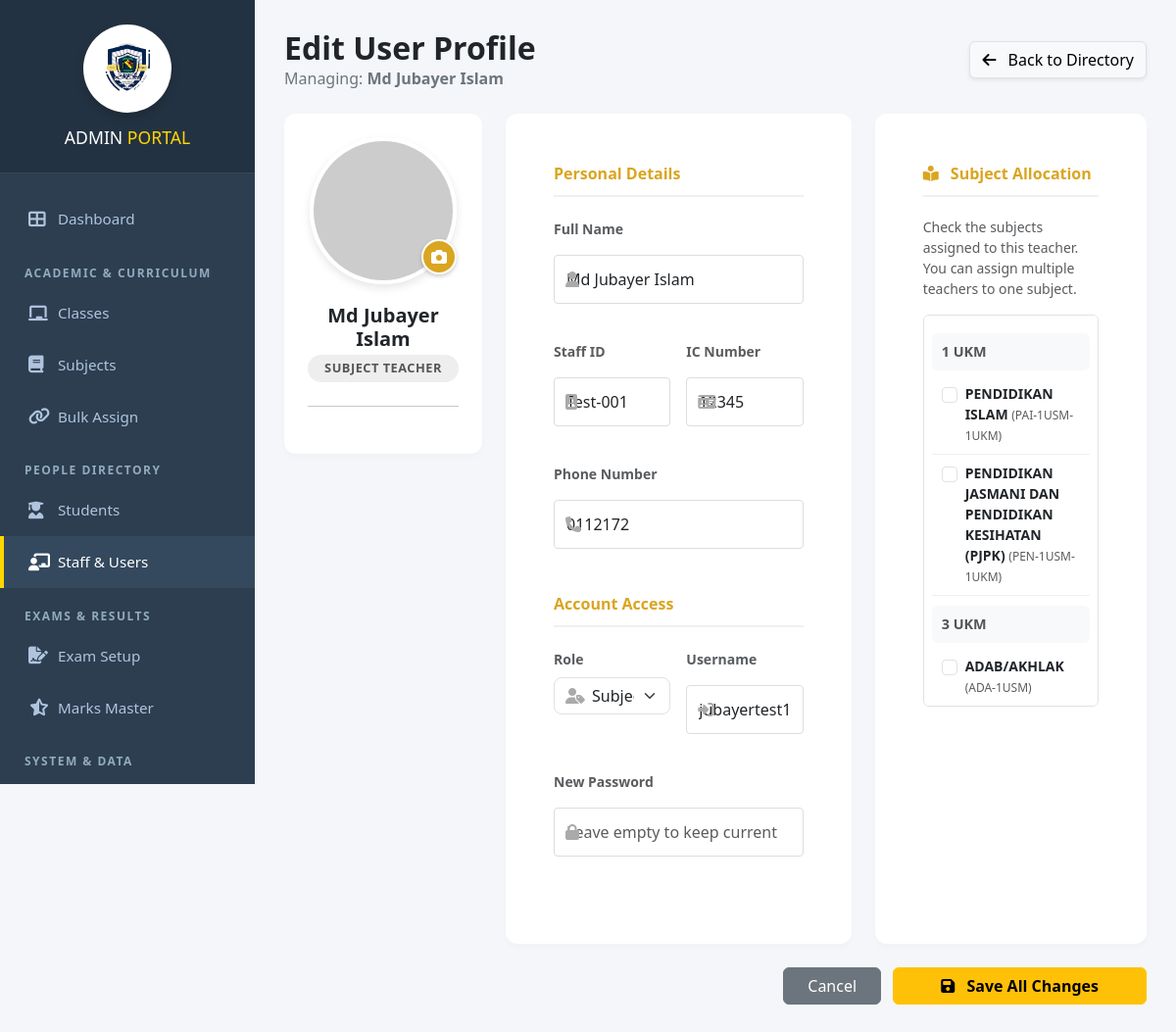
The page /admin/edit_user.php?user_id=51 (signed in) on the database its author committed.
### tables this page shows
CREATE TABLE `users` (
  `user_id` int(11) NOT NULL,
  `username` varchar(50) NOT NULL,
  `password` varchar(255) NOT NULL,
  `full_name` varchar(100) NOT NULL,
  `role` enum('admin','class_teacher','subject_teacher') NOT NULL,
  `created_at` timestamp NULL DEFAULT current_timestamp(),
  `avatar` varchar(255) DEFAULT NULL,
  `ic_no` varchar(50) DEFAULT NULL,
  `teacher_id_no` varchar(50) DEFAULT NULL,
  `phone` varchar(20) DEFAULT NULL,
  `teaching_subjects` text DEFAULT NULL
);

CREATE TABLE `subjects` (
  `subject_id` int(11) NOT NULL,
  `subject_name` varchar(100) NOT NULL,
  `subject_code` varchar(20) DEFAULT NULL,
  `class_id` int(11) DEFAULT NULL
);

### admin/edit_user.php (the view, shortened to what this page needs)
<?php
include '../config/db.php';
include 'includes/header.php';
$uid = $_GET['user_id'];
$user = $conn->query("SELECT * FROM users WHERE user_id = $uid")->fetch_assoc();
$all_subjects_sql = "SELECT s.subject_id, s.subject_name, s.subject_code, c.class_name
                     FROM subjects s
                     JOIN classes c ON s.class_id = c.class_id
                     ORDER BY c.year DESC, c.class_name ASC, s.subject_name ASC";
$all_subjects_res = $conn->query($all_subjects_sql);
$subjects_by_class = [];
while($row = $all_subjects_res->fetch_assoc()){
    $subjects_by_class[$row['class_name']][] = $row;
}
$my_assigned_ids = [];
?>
<link href="https://cdn.jsdelivr.net/npm/bootstrap@5.3.0/dist/css/bootstrap.min.css" rel="stylesheet">
<link href="https://cdnjs.cloudflare.com/ajax/libs/font-awesome/6.4.0/css/all.min.css" rel="stylesheet">
<div class="wrapper">
    <?php include 'includes/sidebar.php'; ?>
    <div class="main-content">
        <div class="container-fluid">
            <div class="d-flex justify-content-between align-items-center mb-4">
                <div>
                    <h2 class="fw-bold text-dark mb-0">Edit User Profile</h2>
                    <p class="text-secondary mb-0">Managing: <strong><?php echo $user['full_name']; ?></strong></p>
                </div>
                <a href="manage_users.php" class="btn btn-light border shadow-sm">
                    <i class="fas fa-arrow-left me-2"></i> Back to Directory
                </a>
            </div>
            <form method="POST" enctype="multipart/form-data" autocomplete="off">
                <div class="row g-4">
                    <div class="col-lg-3">
                        <div class="card edit-card text-center p-4">
                            <div class="avatar-upload">
                                <div class="avatar-preview">
                                    <?php $img = $user['avatar'] ? "../uploads/" . $user['avatar'] : "https://ui-avatars.com/api/?name=" . $user['full_name'] . "&background=random"; ?>
                                    <img id="imagePreview" src="<?php echo $img; ?>">
                                </div>
                                <div class="avatar-edit">
                                    <label for="imageUpload"><i class="fas fa-camera"></i></label>
                                </div>
                            </div>
                            <h5 class="fw-bold mb-1"><?php echo $user['full_name']; ?></h5>
                            <span class="role-badge"><?php echo strtoupper(str_replace('_', ' ', $user['role'])); ?></span>
                            <hr class="my-4">
                        </div>
                    </div>
                    <div class="col-lg-5">
                        <div class="card edit-card h-100">
                            <div class="card-body p-4">
                                <div class="section-title">Personal Details</div>
                                <div class="row g-3 mb-4">
                                    <div class="col-12">
                                        <label class="form-label fw-bold small text-muted">Full Name</label>
                                        <div class="input-icon">
                                            <i class="fas fa-user"></i>
                                            <input type="text" name="full_name" class="form-control" value="<?php echo $user['full_name']; ?>" required>
                                        </div>
                                    </div>
                                    <div class="col-md-6">
                                        <label class="form-label fw-bold small text-muted">Staff ID</label>
                                        <div class="input-icon">
                                            <i class="fas fa-id-badge"></i>
                                            <input type="text" name="teacher_id_no" class="form-control" value="<?php echo $user['teacher_id_no']; ?>">
                                        </div>
                                    </div>
                                    <div class="col-md-6">
                                        <label class="form-label fw-bold small text-muted">IC Number</label>
                                        <div class="input-icon">
                                            <i class="fas fa-id-card"></i>
                                            <input type="text" name="ic_no" class="form-control" value="<?php echo $user['ic_no']; ?>">
                                        </div>
                                    </div>
                                    <div class="col-12">
                                        <label class="form-label fw-bold small text-muted">Phone Number</label>
                                        <div class="input-icon">
                                            <i class="fas fa-phone"></i>
                                            <input type="text" name="phone" class="form-control" value="<?php echo $user['phone']; ?>">
                                        </div>
                                    </div>
                                </div>
                                <div class="section-title">Account Access</div>
                                <div class="row g-3">
                                    <div class="col-md-6">
                                        <label class="form-label fw-bold small text-muted">Role</label>
                                        <div class="input-icon">
                                            <i class="fas fa-user-tag"></i>
                                            <select name="role" class="form-select">
                                                <option value="subject_teacher" <?php echo ($user['role'] == 'subject_teacher') ? 'selected' : ''; ?>>Subject Teacher</option>
                                            </select>
                                        </div>
                                    </div>
                                    <div class="col-md-6">
                                        <label class="form-label fw-bold small text-muted">Username</label>
                                        <div class="input-icon">
                                            <i class="fas fa-sign-in-alt"></i>
                                            <input type="text" name="username" class="form-control" value="<?php echo $user['username']; ?>" required>
                                        </div>
                                    </div>
                                    <div class="col-12">
                                        <label class="form-label fw-bold small text-muted">New Password</label>
                                        <div class="input-icon">
                                            <i class="fas fa-lock"></i>
                                            <input type="password" name="password" class="form-control" placeholder="Leave empty to keep current">
                                        </div>
                                    </div>
                                </div>
                            </div>
                        </div>
                    </div>
                    <div class="col-lg-4">
                        <div class="card edit-card h-100">
                            <div class="card-body p-4">
                                <div class="section-title">
                                    <i class="fas fa-book-reader me-2"></i> Subject Allocation
                                </div>
                                <p class="small text-muted mb-3">Check the subjects assigned to this teacher. You can assign multiple teachers to one subject.</p>
                                <div class="subject-list-container border rounded p-2 bg-white">
                                    <?php
                                    if(empty($subjects_by_class)):
                                        echo "<p class='text-center text-muted py-3'>No classes/subjects found.</p>";
                                    else:
                                        foreach($subjects_by_class as $class_name => $subs):
                                    ?>
                                        <div class="class-group-header"><?php echo $class_name; ?></div>
                                        <?php foreach($subs as $s):
                                            $is_assigned = in_array($s['subject_id'], $my_assigned_ids);
                                        ?>
                                        <div class="subject-item">
                                            <div class="form-check m-0">
                                                <input class="form-check-input" type="checkbox"
                                                       name="assigned_subjects[]"
                                                       value="<?php echo $s['subject_id']; ?>"
                                                       id="sub_<?php echo $s['subject_id']; ?>"
                                                       <?php echo $is_assigned ? 'checked' : ''; ?>>
                                                <label class="form-check-label small" for="sub_<?php echo $s['subject_id']; ?>">
                                                    <strong><?php echo $s['subject_name']; ?></strong>
                                                    <span class="text-muted" style="font-size:0.75rem;">(<?php echo $s['subject_code']; ?>)</span>
                                                </label>
                                            </div>
                                        </div>
                                        <?php endforeach; ?>
                                    <?php endforeach; endif; ?>
                                </div>
                            </div>
                        </div>
                    </div>
                    <div class="col-12 text-end mb-5">
                        <a href="manage_users.php" class="btn btn-secondary px-4 me-2">Cancel</a>
                        <button type="submit" name="update_user" class="btn btn-warning fw-bold px-5">
                            <i class="fas fa-save me-2"></i> Save All Changes
                        </button>
                    </div>
                </div>
            </form>
        </div>
    </div>
</div>
</body>
</html>

### admin/includes/header.php (style rules this page uses)
:root { --primary-gold: #FFD700; --gold-grad: linear-gradient(135deg, #FFD700 0%, #FDB931 100%); --sidebar-width: 260px; --bg-color: #f4f7f6; --text-color: #2c3e50; }
* { box-sizing: border-box; }
body { font-family: 'Segoe UI', Tahoma, Geneva, Verdana, sans-serif; background-color: var(--bg-color); color: var(--text-color); margin: 0; padding: 0; }
.main-content { margin-left: var(--sidebar-width); padding: 30px; min-height: 100vh; transition: margin-left 0.3s ease; }
.card { background: white; padding: 25px; border-radius: 8px; box-shadow: 0 2px 10px rgba(0, 0, 0, 0.05); margin-bottom: 20px; border: 1px solid #eef0f2; }
.btn { padding: 10px 20px; border: none; border-radius: 5px; cursor: pointer; font-weight: 600; text-decoration: none; display: inline-block; transition: 0.2s; }
input[type="text"], input[type="password"], select, textarea { width: 100%; padding: 12px; margin: 8px 0 20px 0; border: 1px solid #ddd; border-radius: 4px; background: #fff; }

### admin/edit_user.php (style rules this page uses)
body { background-color: #f4f6f9; overflow-x: hidden; }
.main-content { position: absolute; top: 0; right: 0; width: calc(100% - 260px) !important; margin-left: 260px !important; min-height: 100vh; padding: 0 !important; display: block !important; }
.container-fluid { padding: 30px !important; }
.avatar-upload { position: relative; max-width: 150px; margin: 0 auto 20px; }
.avatar-preview { width: 150px; height: 150px; border-radius: 50%; border: 4px solid #fff; box-shadow: 0 4px 10px rgba(0, 0, 0, 0.1); overflow: hidden; }
.avatar-preview img { width: 100%; height: 100%; object-fit: cover; }
.avatar-edit { position: absolute; right: 0; bottom: 10px; }
.avatar-edit label { width: 36px; height: 36px; background: #DAA520; color: white; border-radius: 50%; display: flex; align-items: center; justify-content: center; cursor: pointer; border: 2px solid white; box-shadow: 0 2px 4px rgba(0, 0, 0, 0.2); }
.edit-card { border: none; border-radius: 12px; box-shadow: 0 4px 6px rgba(0, 0, 0, 0.02); margin-bottom: 20px; }
.section-title { font-size: 1rem; color: #DAA520; font-weight: 700; border-bottom: 2px solid #f0f0f0; padding-bottom: 10px; margin-bottom: 20px; }
.role-badge { background: #eee; color: #555; padding: 4px 12px; border-radius: 15px; font-size: 0.8rem; font-weight: bold; letter-spacing: 0.5px; }
.subject-list-container { max-height: 400px; overflow-y: auto; padding-right: 5px; }
.class-group-header { background: #f8f9fa; padding: 8px 10px; font-weight: bold; color: #555; border-radius: 6px; margin-top: 10px; margin-bottom: 5px; font-size: 0.9rem; }
.subject-item { display: flex; justify-content: space-between; align-items: center; padding: 8px 10px; border-bottom: 1px solid #f0f0f0; }
.input-icon { position: relative; }
.input-icon i { position: absolute; left: 12px; top: 50%; transform: translateY(-50%); color: #aaa; }
.form-control, .form-select { padding-left: 38px; border-radius: 8px; }

### admin/includes/sidebar.php (style rules this page uses)
:root { --sidebar-bg: #2c3e50; --sidebar-hover: #34495e; --sidebar-active-border: #FFD700; --brand-bg: #233242; }

### rows shown on the page
users: full_name "Md Jubayer Islam", role "SUBJECT TEACHER", teacher_id_no "Test-001", ic_no "12345", phone "0112172", role "Subject Teacher", username "jubayertest1"
subjects: subject_name "PENDIDIKAN ISLAM", subject_code "PAI-1USM-1UKM"
subjects: subject_name "PENDIDIKAN JASMANI DAN PENDIDIKAN KESIHATAN (PJPK)", subject_code "PEN-1USM-1UKM"
subjects: subject_name "ADAB/AKHLAK", subject_code "ADA-1USM"

### other values the page prints
$class_name "1 UKM"
$class_name "3 UKM"
